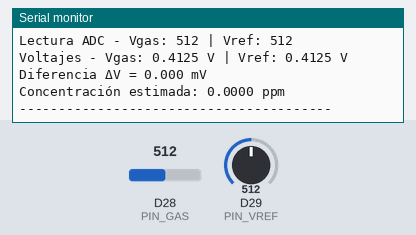
The sketch below on a simulated nRF52 board. On the bench: the last lines printed to the serial monitor. The test bench sets the inputs (shaded band); at power-on: D28 (PIN_GAS) = 512, D29 (PIN_VREF) = 512.

Above: at 3.2 s.
3.3 s: D28 (PIN_GAS) set to 716
At 4.6 s:
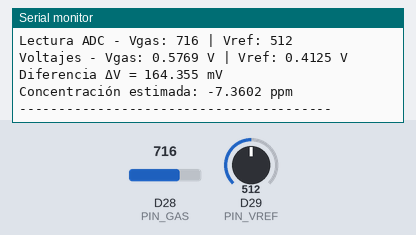
4.8 s: D29 (PIN_VREF) set to 716
At 5.6 s:
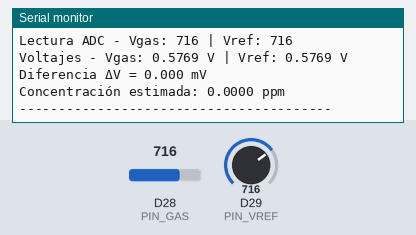
6.3 s: D28 (PIN_GAS) set to 900
At 7.6 s:
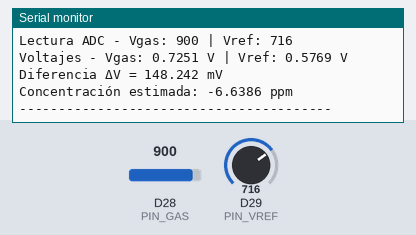
7.8 s: D29 (PIN_VREF) set to 900
At 8.8 s:
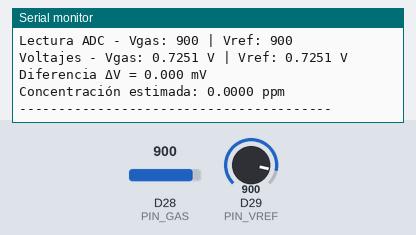
Timing chart, 0 to 10.3 s (numbered marks = the images above; inputs shaded):
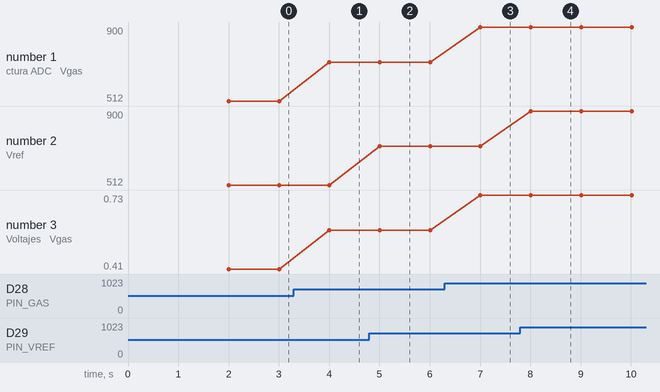

The sketch:

sketch_oct13a.ino
```cpp
// -*- mode: c++ -*-
// ======================================================
// Programa: Medidor de CO2/O3 con ULPSM-O3 (968-046)
// ======================================================
#include <bluefruit.h>
// ------------------------------------------------------
// Configuración de pines y constantes
// ------------------------------------------------------
#define PIN_GAS 28       // Pin analógico del sensor de gas (Vgas)
#define PIN_VREF 29      // Pin analógico de referencia (Vref)

const float SENSIBILIDAD_SENSOR = -44.75;  // nA/ppm (dato del fabricante)
const int RESOLUCION_ADC = 4096;           // ADC de 12 bits (0–4095)
const float GAIN_TIA = 499.0;              // Ganancia del amplificador (Ω)
const float TENSION_REF_MAX = 3.3;         // Voltaje máximo del ADC (V)


// ------------------------------------------------------
// Variables globales
// ------------------------------------------------------
float voltOzono = 0.0;       // Voltaje leído del sensor
float voltRef = 0.0;         // Voltaje de referencia
float concentracion = 0.0;   // Concentración calculada (ppm)


// ------------------------------------------------------
// Setup: se ejecuta una vez al iniciar
// ------------------------------------------------------
void setup() {
  Serial.begin(9600);
  pinMode(PIN_GAS, INPUT);
  pinMode(PIN_VREF, INPUT);

  Serial.println("========================================");
  Serial.println("Iniciando medición de CO2/O3 (ULPSM-O3)");
  Serial.println("Esperando estabilización del sensor (~60 s)...");
  Serial.println("========================================");
  delay(2000); // pequeña pausa inicial
}


// ------------------------------------------------------
// Loop: se ejecuta continuamente
// ------------------------------------------------------
void loop() {
  int lecturaOzono = analogRead(PIN_GAS);   // Lectura cruda del canal de gas
  int lecturaVRef  = analogRead(PIN_VREF);  // Lectura cruda del canal de referencia

  Serial.print("Lectura ADC - Vgas: ");
  Serial.print(lecturaOzono);
  Serial.print(" | Vref: ");
  Serial.println(lecturaVRef);


  voltOzono = (lecturaOzono * TENSION_REF_MAX) / RESOLUCION_ADC;
  voltRef   = (lecturaVRef  * TENSION_REF_MAX) / RESOLUCION_ADC;

  // Mostrar los voltajes convertidos
  Serial.print("Voltajes - Vgas: ");
  Serial.print(voltOzono, 4);
  Serial.print(" V | Vref: ");
  Serial.print(voltRef, 4);
  Serial.println(" V");


  float deltaV = voltOzono - voltRef;

  Serial.print("Diferencia ΔV = ");
  Serial.print(deltaV * 1000, 3);
  Serial.println(" mV");


  concentracion = (deltaV / (GAIN_TIA * SENSIBILIDAD_SENSOR)) * 1e6;

  Serial.print("Concentración estimada: ");
  Serial.print(concentracion, 4);
  Serial.println(" ppm");

  Serial.println("----------------------------------------");

  delay(1000); // Espera 1 segundo entre mediciones
}
```

Measured:
- after the input at 3.3 s, the serial monitor: prints a new line after 0.70 s (image 1)
- after the input at 4.8 s, the serial monitor: prints a new line after 0.21 s (image 2)
- after the input at 6.3 s, the serial monitor: prints a new line after 0.71 s (image 3)
- after the input at 7.8 s, the serial monitor: prints a new line after 0.21 s (image 4)
- plotted number 1: 512 → 716 after the input at 3.3 s, 716 → 900 after the input at 6.3 s
- plotted number 3: 0.41 → 0.58 after the input at 3.3 s, 0.58 → 0.73 after the input at 6.3 s
